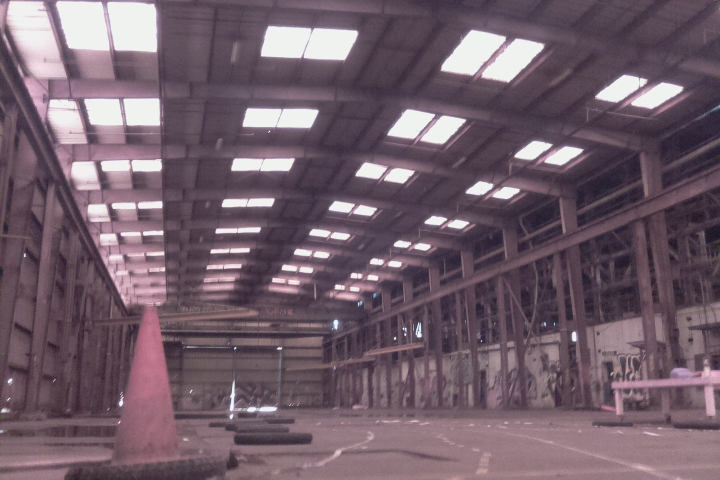
#> input picture python/opencv_1_s.jpg, 720 x 480 px
$ python colorkey.py   (older library calls are emulated)
#> lines starting #> are read from the running program, lines starting #| are printed output that depends on the picture; after the words box and inside, x2 and y2 are one past the last pixel; in counts of white or black regions, pixels touching at a corner belong together
### python/opencv_test.py
import os, cv2, numpy as np
import math
import time
from scipy import weave
import sys


# automatically set threshold using technique from
# http://www.pyimagesearch.com/2015/04/06/zero-parameter-automatic-canny-edge-detection-with-python-and-opencv/
# just saw URL, and have seen it before, so that's re-assuring that I like it
# [5 lines left out: function auto_canny, not called in this run]


def apply_mask(channel, mask, fill_value):
    masked = np.ma.array(channel, mask=mask, fill_value=fill_value)
    return masked.filled()

def apply_threshold(channel, low_value, high_value):
    low_mask = channel < low_value
    channel = apply_mask(channel, low_mask, low_value)

    high_mask = channel > high_value
    channel = apply_mask(channel, high_mask, high_value)

    return channel

def simplest_cb(img, percentile):
    # Separately for each channel,
    # If the intensity is in the bottom X percentile, increase to the highest value in
    # that percentile group. This eliminates low values in this channel.
    # If the intensity is in the top X percentile, reduce to the lowest value in
    # that percentile group. This eliminates high values in this channel.
    #
    # The percentile parameter is the integer percentage that you want included
    # in this compression. The upper and lower percentiles are each 1/2 of this number.
    #assert img.shape[2] == 3
    assert percentile > 0 and percentile < 100

    half_percentile = percentile / 200.0

    channels = cv2.split(img)

    out_channels = []
    for channel in channels:
        # channels should be BGR
        assert len(channel.shape) == 2
        # find the low and high precentile values (based on the input percentileile)
        height, width = channel.shape
        vec_size = width * height
        flat = channel.reshape(vec_size)

        assert len(flat.shape) == 1

        flat = np.sort(flat)		# sort this channel (R, G or B) by intensity

        n_cols = flat.shape[0]
        # I added the int(). Floor retuns a float. Flat doesn't want a float. This probably was written
        # for python 3 which does some of these conversions differently.
        low_val  = flat[int(math.floor(n_cols * half_percentile))]
        high_val = flat[int(math.ceil( n_cols * (1.0 - half_percentile)))]

        print "Lowval: ", low_val
        print "Highval: ", high_val

        # saturate below the low percentileile and above the high percentileile
        thresholded = apply_threshold(channel, low_val, high_val)
        # scale the channel
        normalized = cv2.normalize(thresholded, thresholded.copy(), 0, 255, cv2.NORM_MINMAX)
        out_channels.append(normalized)

    return cv2.merge(out_channels)

# [78 lines left out: functions ColorKey, _thinningIteration, thinning, thinning_example, not called in this run]


def ColorBalance(spath, dpath):
  # from https://gist.github.com/DavidYKay/9dad6c4ab0d8d7dbf3dc
  # possibly from this Stanford C++ code: https://web.stanford.edu/~sujason/ColorBalancing/simplestcb.html
#> called with spath = 'opencv_1_s.jpg', dpath = 'opencv_1_balanced.jpg'
  img = cv2.imread(spath)
#> img is the input picture: shape (480, 720, 3); mean B, G, R 106.9, 95.1, 114.2
  cb_img = simplest_cb(img, 20)
#> the loop in simplest_cb, `for channel in channels:` made 3 passes
#> (low_val, high_val) on passes 1 to 3: (68, 167), (54, 150), (69, 186)
#| Lowval:  68
#| Highval:  167
#| Lowval:  54
#| Highval:  150
#| Lowval:  69
#| Highval:  186
#> pass 1, in apply_threshold, `low_mask = channel < low_value`:
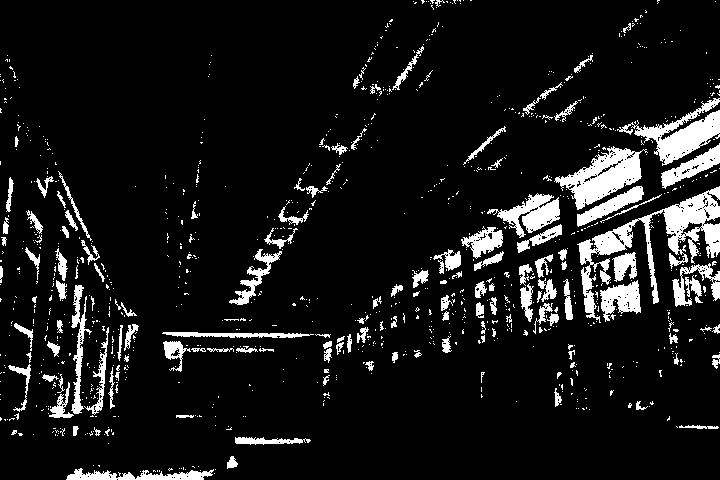
#> low_mask: shape (480, 720) bool; 9.4% white; 1018 white regions (880 under 20 px), largest, box (x1, y1, x2, y2) and area: (577, 186, 720, 323) 4686, (554, 146, 648, 210) 2589, (617, 98, 720, 166) 2401
#> pass 1, in apply_mask, `masked = np.ma.array(channel, mask=mask, fill_value=fill_value)`:
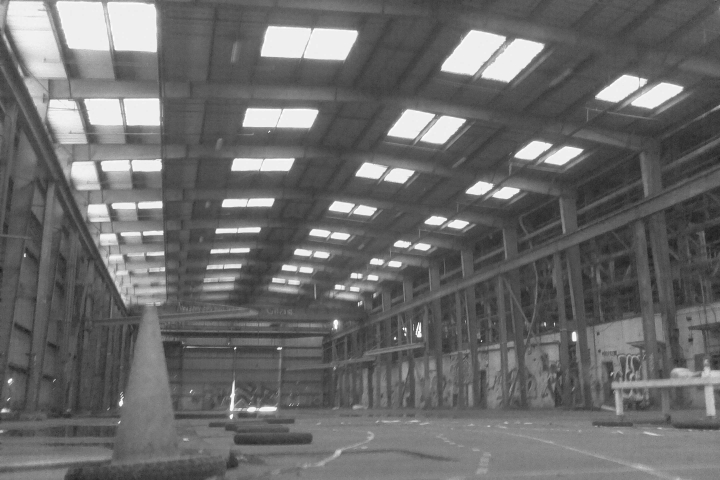
#> masked: shape (480, 720); min 28, max 255, mean 106.9
#> pass 1, in apply_threshold, `high_mask = channel > high_value`:
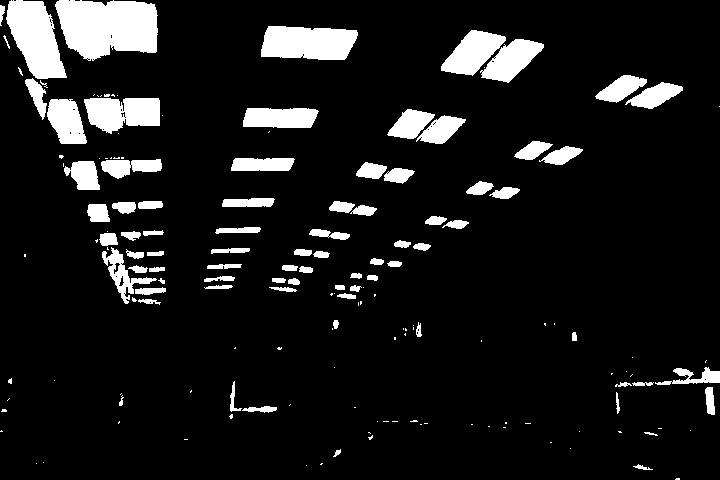
#> high_mask: shape (480, 720) bool; 10% white; 164 white regions (85 under 20 px), largest, box (x1, y1, x2, y2) and area: (55, 0, 158, 61) 4919, (6, 0, 67, 79) 3033, (261, 26, 358, 60) 2766
#> after the loop in simplest_cb, `for channel in channels:`:
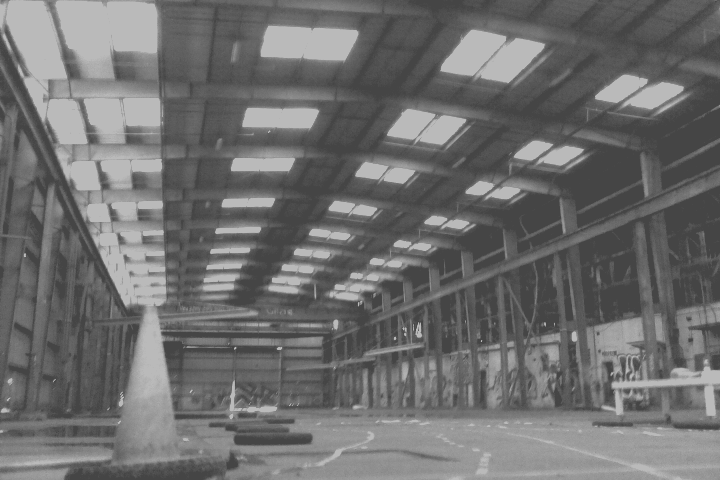
#> thresholded: shape (480, 720); min 69, max 186, mean 110.7
#> after the loop in simplest_cb, `for channel in channels:`: out_channels = 3 items
#> in simplest_cb, `return cv2.merge(out_channels)`:
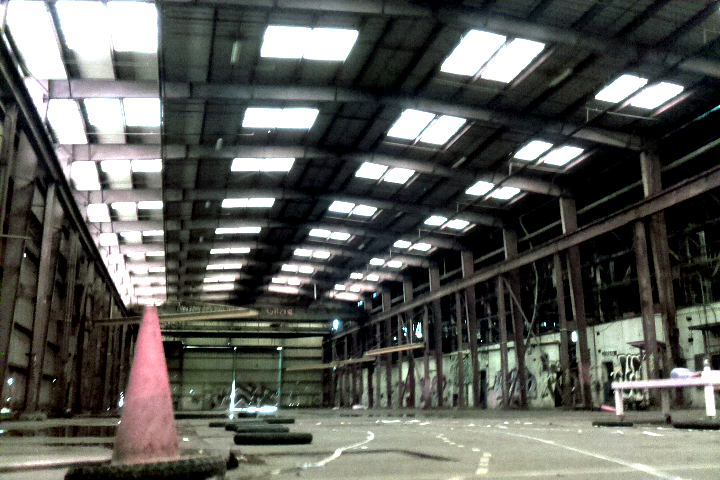
#> returned value: shape (480, 720, 3); mean of channels 0, 1, 2 87.1, 92.3, 90.8; drawn as B, G, R
  cv2.imwrite(dpath, cb_img)

# [230 lines left out: functions LineFind, HoughLines, DrawContourLines, ContourLines, MyLineFind, MakeMapLine and 4 more, not called in this run]

# [6 lines that do not run on import are left out]

### python/colorkey.py
import timeit

from PIL import Image, ImageFilter
#Read image

import opencv_test

def Transform(px):
  m = min(px)
  r = px[0]
  if r < 128:
    # not enough red to be be yellow or white
      return (0,0,0)
  b = px[2]
  if b > m:
    # blue isn't the smallest component, so call this white
    return (255,255,255)
  return (255,255,0)		# yellow

def Quantitize():
  q_steps = 5
  q_steps = 10
  q_steps = 2
  q_div = (256 * 3) // q_steps
  q_color_step = 255 // q_steps
  im_data = im.getdata()
  new_data = []
  for (r, g, b)  in im_data:
    pxv = r + g + b
    pxv = r + r + g + b
    pxq = pxv // q_div
    c = pxq * q_color_step
    if c > 255:
      c = 255
    new_data.append((c, c, c))
  im.putdata(new_data)

def MakeArray():
  im_data = im.getdata()
  new_data = []
  for px in im_data:
    new_data.append(Transform(px))
  im.putdata(new_data)

def DirectUpdate():
  im_data = im.load()
  for x in range(im_width):
    for y in range(im_height):
      im_data[x, y] = Transform(im_data[x, y])

"""
start_time = timeit.default_timer()
MakeArray()
elapsed = timeit.default_timer() - start_time
print(elapsed)

start_time = timeit.default_timer()
DirectUpdate()
elapsed = timeit.default_timer() - start_time
print(elapsed)
"""

fn = 'opencv_1'
source_path = fn + '_s.jpg'
balance_path = fn + '_balanced.jpg'
dest_path = fn + '_colorkey.jpg'
opencv_test.ColorBalance(source_path, balance_path)

im = Image.open(balance_path)
(im_width, im_height) = im.size
#> im_width = 720; im_height = 480
#im.show()

#Quantitize()
MakeArray()
#> the loop in MakeArray, `for px in im_data:` made 345600 passes
#> (px, m in Transform, r in Transform, b in Transform) on passes 1, 6, 7: ((143, 160, 190), 143, 143, 190), ((132, 137, 166), 132, 132, 166), ((153, 160, 186), 153, 153, 186)
#> after the loop in MakeArray, `for px in im_data:`: new_data = 345600 items
#> in MakeArray, `im.putdata(new_data)`:
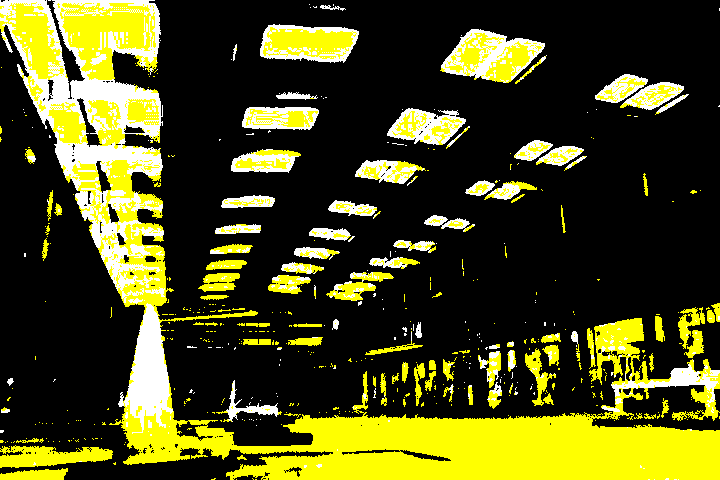
#> im: PIL image 720x480 RGB; mean R, G, B 73.5, 73.5, 24.5
#im.show()
im.save(dest_path, "JPEG")
